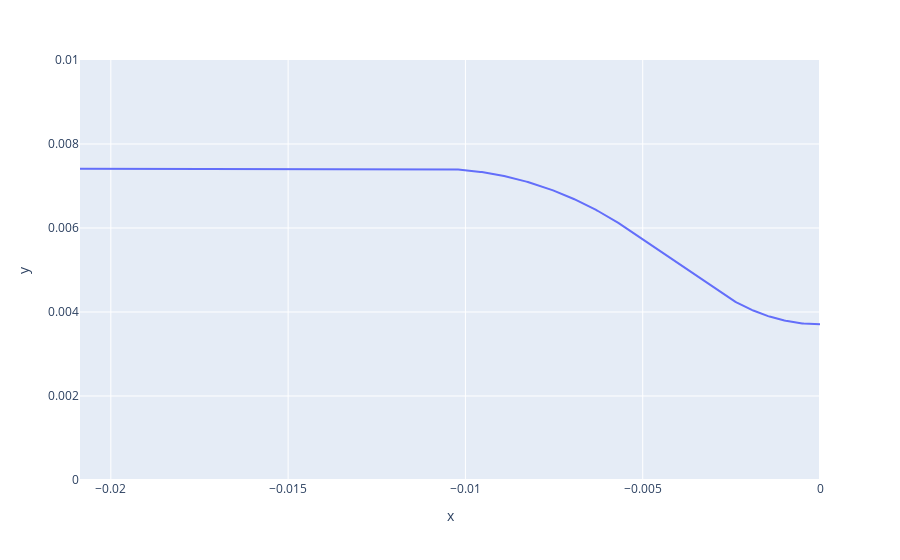

Here is the notebook cell this chart was saved with:
### Code cell
contour, x_dict = example._chamber_contour(0.01, 4, length_parameter="chamber length")

x_coords = np.linspace(x_dict["x_inj"], 0, 500)
contour_list = []

for x in x_coords:
    contour_list.append([x,contour(x)])

contour_df = pd.DataFrame(contour_list, columns=["x", "y"])
px.line(contour_df, x="x", y="y", range_y=[0,.01])

### Figure 1 — Plotly figure (JSON) as saved in the notebook; plotly's stock layout.template omitted (floating-point values rounded to 4 significant figures; data arrays with more than 128 entries replaced by an {"elided": "..."} marker saying what was removed)
{"data": [{"hovertemplate": "x=%{x}<br>y=%{y}<extra></extra>", "legendgroup": "", "line": {"color": "#636efa", "dash": "solid"}, "marker": {"symbol": "circle"}, "mode": "lines", "name": "", "orientation": "v", "showlegend": false, "type": "scatter", "x": {"elided": "500 float values"}, "xaxis": "x", "y": {"elided": "500 float values"}, "yaxis": "y"}], "layout": {"legend": {"tracegroupgap": 0}, "margin": {"t": 60}, "xaxis": {"anchor": "y", "domain": [0, 1], "title": {"text": "x"}}, "yaxis": {"anchor": "x", "domain": [0, 1], "range": [0, 0.01], "title": {"text": "y"}}}}
